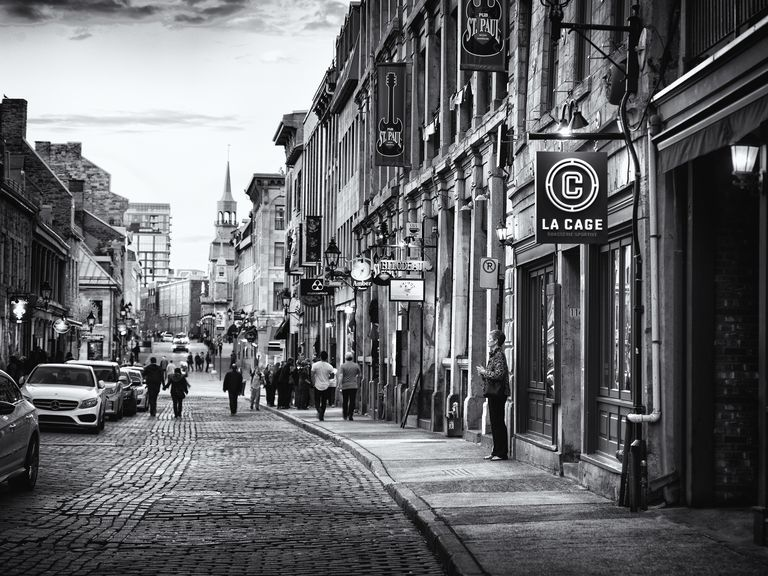
#> input picture images/input_image.jpg, 768 x 576 px, found by its file name
$ python conv.py
#> lines starting #> are read from the running program, lines starting #| are printed output that depends on the picture
"""
A comprehensive tutorial towards 2D convolution and image filtering
(The first step to understand Convolutional Neural Networks (CNNs)).
"""
import os
import cv2
import numpy as np
import struct
IMAGES_PATH = 'images/'

def load_image(image_path):
    """
    Load the image using opencv
    :param image_path: <String> Path of input_image
    :return a numpy array of size [image_height, image_width]
    """
#> called with image_path = 'input_image.jpg'
    # Create the Image directory to save any plots
    if not os.path.exists(IMAGES_PATH):
        os.makedirs(IMAGES_PATH)
    coloured_image = cv2.imread(image_path)
#> coloured_image is the input picture: shape (576, 768, 3); mean B, G, R 108.6, 105.7, 104.8
    grey_image = cv2.cvtColor(coloured_image, cv2.COLOR_BGR2GRAY)
    # print('image matrix size: ', grey_image.shape)
    # print('\n First 5 columns and rows of the image matrix: \n', grey_image[:5, :5])
    # cv2.imwrite('TopLeft5x5.jpg', grey_image[:5, :5])
    return grey_image


def convolve2d(image, kernel):
    """
    This function which takes an image and a kernel and returns the convolution of them.

    :param image: a numpy array of size [image_height, image_width].
    :param kernel: a numpy array of size [kernel_height, kernel_width].
    :return: a numpy array of size [image_height, image_width] (convolution output).
    """
    # Flip the kernel
    kernel = np.flipud(np.fliplr(kernel))
    # convolution output
    output = np.zeros_like(image)

    # Add zero padding to the input image
    image_padded = np.zeros((image.shape[0] + 2, image.shape[1] + 2))
    image_padded[1:-1, 1:-1] = image
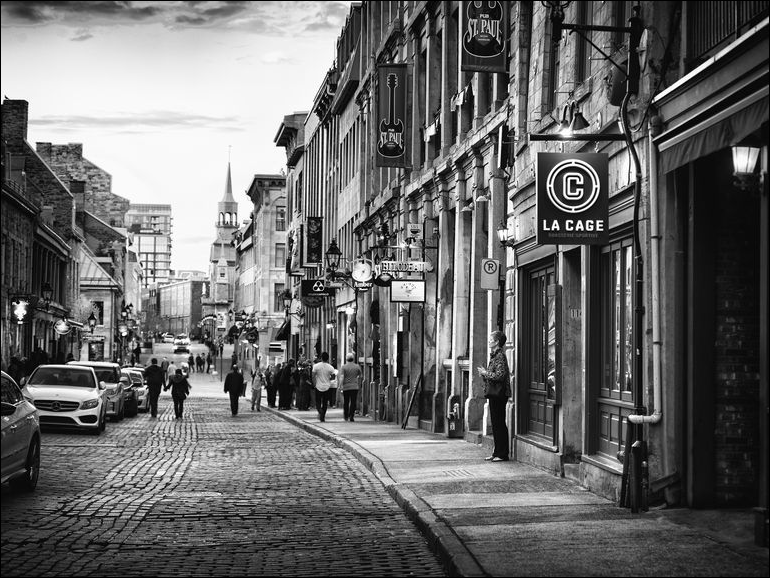
#> image_padded: shape (578, 770) float64; min 0, max 255, mean 105

    # Loop over every pixel of the image
    for x in range(image.shape[1]):
        for y in range(image.shape[0]):
            # element-wise multiplication of the kernel and the image
            output[y, x] = (kernel * image_padded[y: y+3, x: x+3]).sum()

    return output


def approximate(arr,m):
    for i in range(len(arr)):
        for j in range(len(arr[i])):
            a = int(arr[i][j]*1000)
            k = (a//2**m)*(2**m)
            arr[i][j] = k/1000
    return arr


input_image = load_image('input_image.jpg')

# kernel to be used to get sharpened image

# kernel to be used for edge detection
k = np.array([[1, 2, 1], [2, 4, 2], [1, 2, 1]])/16.0
# image_sharpen = convolve2d(input_image, kernel=KERNEL)
# cv2.imwrite(IMAGES_PATH + 'approx_image.jpg', image_sharpen)
imagegaussianblur = convolve2d(input_image, kernel=k)
cv2.imwrite(IMAGES_PATH + 'gaussian_blur.jpg', imagegaussianblur)
# print(k)
# print(approximate(k))
for i in range(1,8):
    imagegaussianblur = convolve2d(input_image, kernel=approximate(k,i))
    cv2.imwrite(IMAGES_PATH + 'approx_blur'+str(i)+'.jpg', imagegaussianblur)
#> this loop made 7 passes
#> pass 3, `imagegaussianblur = convolve2d(input_image, kernel=approximate(k,i))`:
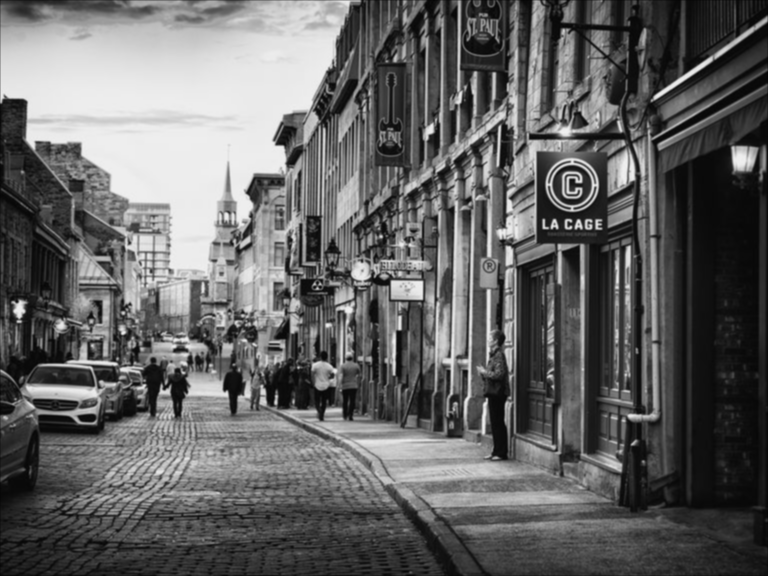
#> imagegaussianblur: shape (576, 768); min 5, max 241, mean 100
